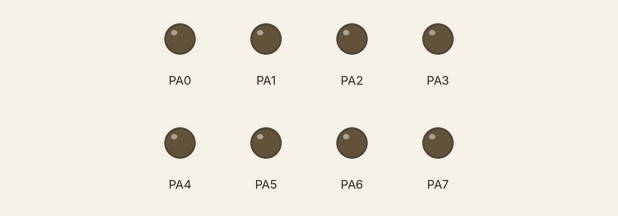
This program was run on a simulated ATmega32, built with avr-gcc and emulated at 8 MHz. Parts: output pins drawn as LEDs (lit = HIGH).

Above: at 0.5 s.
At 1.2 s:
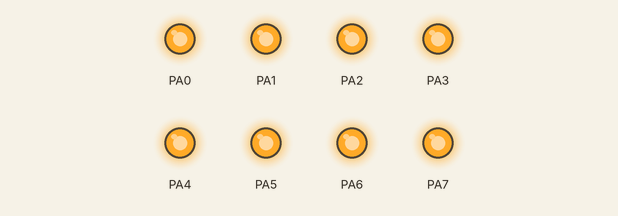
At 5.7 s:
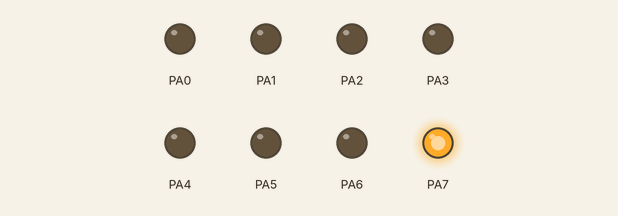
At 8.8 s:
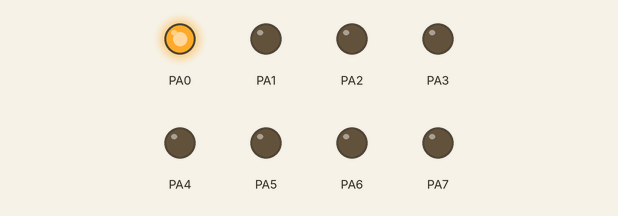
At 10.8 s:
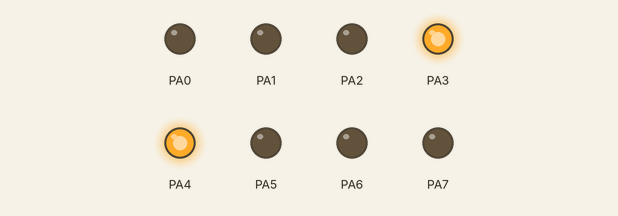
At 18.4 s:
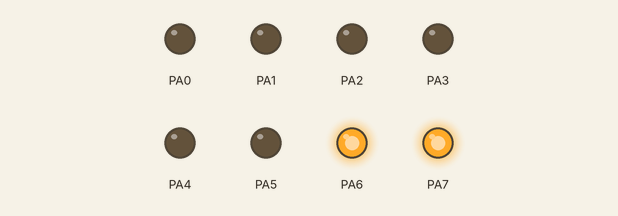
Timing chart, 0 to 23.5 s (numbered marks = the images above):
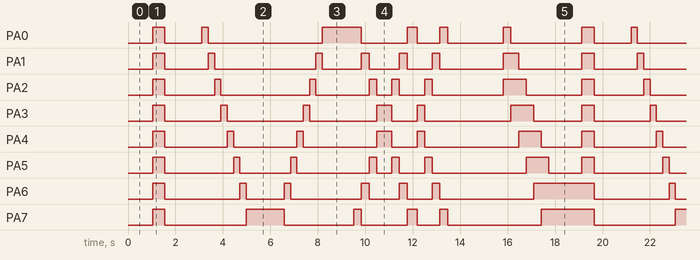

The program:

main.c
```c
/*
 * main.c
 *
 *  Created on: Sep 6, 2020
 *      Author: Kareem
 */

#include <avr/io.h>
#include<avr/delay.h>
#include "STD_TYPES.h"

#define SHIFT_RIGHT_CODE   0x80
#define SHIFT_LEFT_CODE    0x01
#define RIGHT_DIVERGE      0x08
#define LEFT_DIVERGE       0x10
#define SNAKE_CODE         0x07


int main(void) {

	DDRA = 0xFF;
	PORTA = 0x00;
	_delay_ms(1000);

	while (1) {

		PORTA = 0xFF;
		_delay_ms(500);
		PORTA = 0x00;
		_delay_ms(500);

		_delay_ms(1000);
		/* Shifting Left */
		for (u8 i = 0; i < 8; i++) {
			PORTA = SHIFT_LEFT_CODE << i;
			_delay_ms(250);
		}
		_delay_ms(1000);

		/* Shifting Right */
		for (u8 i = 0; i < 8; i++) {
			PORTA = SHIFT_RIGHT_CODE >> i;
		_delay_ms(250);
		}

		_delay_ms(1000);
		for (u8 i = 0; i < 8; i++) {
			PORTA = ((SHIFT_LEFT_CODE << i) | (SHIFT_RIGHT_CODE >> i));
			_delay_ms(300);
		}
        	_delay_ms(100);
		for (u8 i = 0; i < 8; i++) {
			PORTA = ((LEFT_DIVERGE << i) | (RIGHT_DIVERGE >> i));
			_delay_ms(300);
		}
		_delay_ms(1000);
		for (u8 i = 0; i < 7; i++) {
			PORTA = (SNAKE_CODE << i);
			_delay_ms(300);
		}
     _delay_ms(1000) ;
	}
	return 0;
}
```

STD_TYPES.h
```c
/*
 * STD_TYPES.h
 *
 *  Created on: Sep 6, 2020
 *      Author: Kareem
 */

#ifndef STD_TYPES_H_
#define STD_TYPES_H_

typedef unsigned       char     u8   ;
typedef unsigned short int      u16  ;
typedef unsigned long int       u32  ;

typedef signed        char      s8   ;
typedef signed  short int       s16  ;
typedef signed  long  int       s32  ;

typedef float                   f32  ;
typedef double                  f64  ;
typedef long double             f128 ;

typedef long                    l32  ;
typedef long long               ll64  ;

#endif /* STD_TYPES_H_ */
```

Measured:
- by itself, PA7: repeats every 18.1 s: LOW 3.4 s, HIGH 1.6 s, LOW 2.9 s, HIGH 0.32 s, LOW 1.9 s, HIGH 0.43 s, LOW 0.96 s, HIGH 0.32 s, LOW 4.0 s, HIGH 2.2 s
- by itself, PA6: repeats every 18.1 s: LOW 3.2 s, HIGH 0.27 s, LOW 1.6 s, HIGH 0.27 s, LOW 3.0 s, HIGH 0.32 s, LOW 1.3 s, HIGH 0.32 s, LOW 1.1 s, HIGH 0.32 s, LOW 4.0 s, HIGH 2.5 s
- by itself, everything shown: repeats every 18.1 s, in 36 steps
